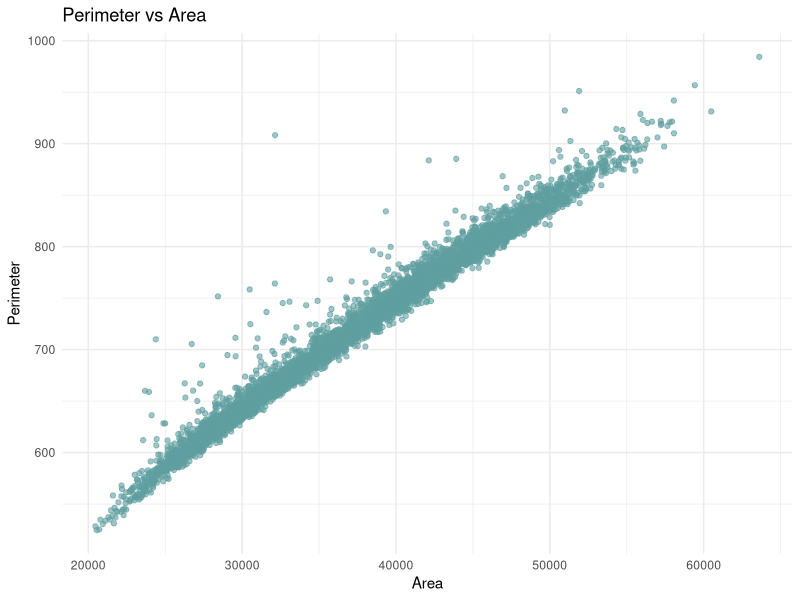
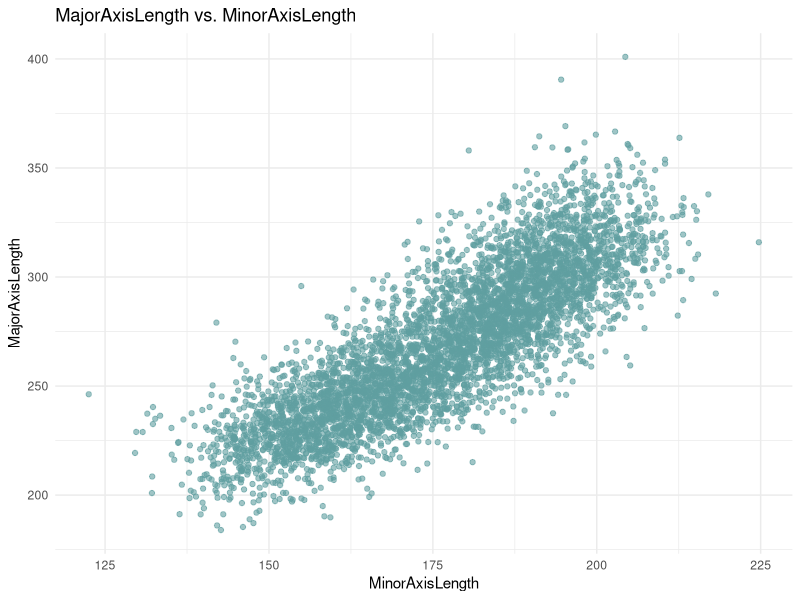
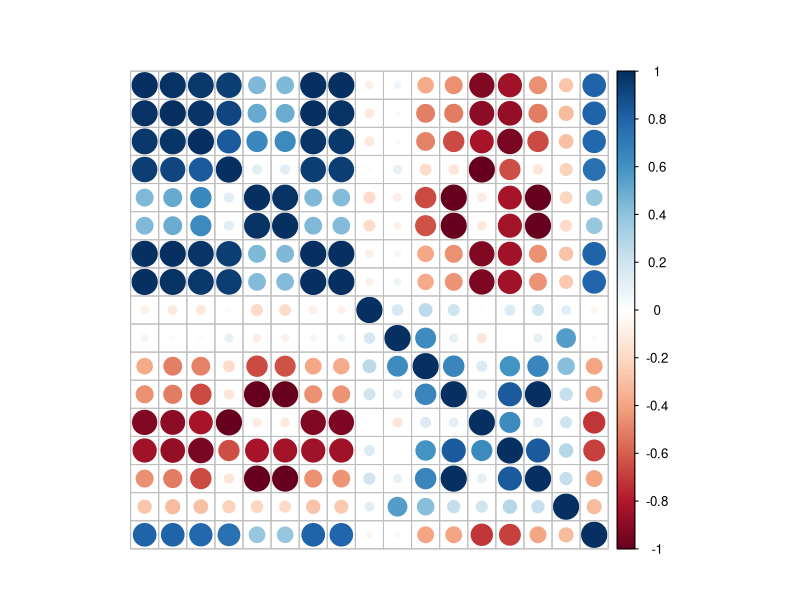
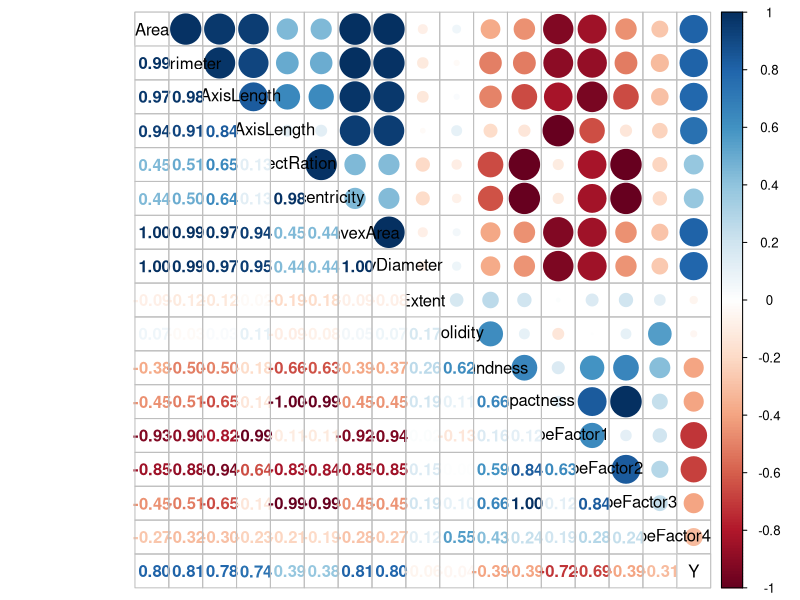

Generate these figures, in order, with R: (Note: this script raises an error after producing the figures.)
## ---- chunk 1
# Load in the data
train <- read.csv("data/train_data.csv")
## ---- chunk 2
str(train)
## ---- chunk 3
full_model <- lm(Y ~ ., data = train)
summary(full_model)
## ---- chunk 4
library(ggplot2)

ggplot(train, aes(x = Area, y = Perimeter)) +
  geom_point(alpha = 0.6, col = "cadetblue") +
  theme_minimal() +
  labs(title = "Perimeter vs Area",
       x = "Area",
       y = "Perimeter")
## ---- chunk 5
perim_area <- lm(Perimeter ~ Area, data = train)
summary(perim_area)
## ---- chunk 6
ggplot(train, aes(x = MinorAxisLength, y = MajorAxisLength)) +
  geom_point(alpha = 0.6, col = "cadetblue") +
  theme_minimal() +
  labs(title = "MajorAxisLength vs. MinorAxisLength",
       x = "MinorAxisLength",
       y = "MajorAxisLength")
## ---- chunk 7
major_minor <- lm(MajorAxisLength ~ MinorAxisLength, data = train)
summary(major_minor)
## ---- chunk 8
# library(ggplot2)
# library(GGally)
# 
# # Run PCA on the data
# pca_result <- prcomp(train[,sapply(train, is.numeric)], scale. = TRUE)
# 
# # Create biplot
# ggbiplot(pca_result,
#          obs.scale = 1,
#          var.scale = 1,
#          groups = train$Y,
#          ellipse = TRUE,
#          circle = TRUE) +
#   scale_color_discrete(name = '') +
#   theme_minimal() +
#   labs(title = "PCA Biplot with Observations Colored by 'Y'")
## ---- chunk 9
correlation_matrix <- cor(train[, -which(names(train) == "Y")])
correlation_matrix
## ---- chunk 10
library(corrplot)
# Circles correlation plot
corrplot(cor(train), method = "circle",
        tl.pos = "n", mar = c(2, 1, 3, 1)) 
## ---- chunk 11
# Visualization of correlation matrix
corrplot.mixed(cor(train),
               lower = "number", 
               upper = "circle",
               tl.col = "black")
## ---- chunk 12
# Check for multicollinearity
library(car)
vif_values <- vif(full_model)
rounded_vif <- round(vif_values, 4)
rounded_vif
## ---- chunk 13

## ---- chunk 14

## ---- chunk 15
predicted_classes <- ifelse(predictions > 0.5, 1, 0) 

library(caret)
conf_matrix <- confusionMatrix(factor(predicted_classes), factor(validation_set$Y))
print(conf_matrix)
